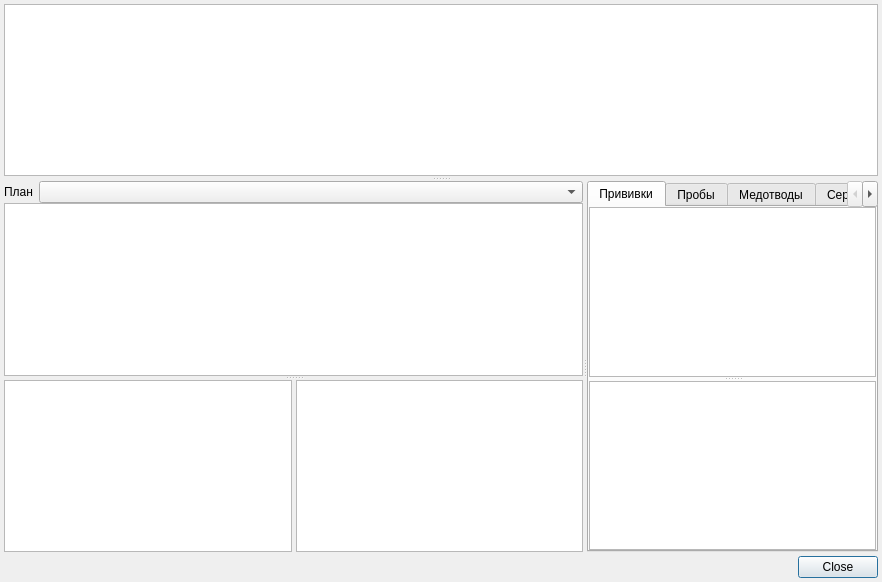
<?xml version="1.0" encoding="UTF-8"?>
<ui version="4.0">
 <class>ClientVaccinationCardDialog</class>
 <widget class="QDialog" name="ClientVaccinationCardDialog">
  <property name="geometry">
   <rect>
    <x>0</x>
    <y>0</y>
    <width>882</width>
    <height>582</height>
   </rect>
  </property>
  <property name="cursor">
   <cursorShape>ArrowCursor</cursorShape>
  </property>
  <property name="mouseTracking">
   <bool>false</bool>
  </property>
  <property name="windowTitle">
   <string>Dialog</string>
  </property>
  <layout class="QVBoxLayout" name="verticalLayout_9">
   <property name="spacing">
    <number>4</number>
   </property>
   <property name="leftMargin">
    <number>4</number>
   </property>
   <property name="topMargin">
    <number>4</number>
   </property>
   <property name="rightMargin">
    <number>4</number>
   </property>
   <property name="bottomMargin">
    <number>4</number>
   </property>
   <item>
    <widget class="QSplitter" name="splitter_5">
     <property name="orientation">
      <enum>Qt::Vertical</enum>
     </property>
     <property name="handleWidth">
      <number>5</number>
     </property>
     <property name="childrenCollapsible">
      <bool>false</bool>
     </property>
     <widget class="QWidget" name="pnlClientInfoBrowser" native="true">
      <property name="sizePolicy">
       <sizepolicy hsizetype="Preferred" vsizetype="Maximum">
        <horstretch>0</horstretch>
        <verstretch>0</verstretch>
       </sizepolicy>
      </property>
      <layout class="QVBoxLayout" name="verticalLayout_8">
       <property name="spacing">
        <number>0</number>
       </property>
       <property name="leftMargin">
        <number>0</number>
       </property>
       <property name="topMargin">
        <number>0</number>
       </property>
       <property name="rightMargin">
        <number>0</number>
       </property>
       <property name="bottomMargin">
        <number>0</number>
       </property>
       <item>
        <widget class="CTextBrowser" name="txtClientInfoBrowser">
         <property name="sizePolicy">
          <sizepolicy hsizetype="Expanding" vsizetype="Expanding">
           <horstretch>0</horstretch>
           <verstretch>0</verstretch>
          </sizepolicy>
         </property>
         <property name="minimumSize">
          <size>
           <width>0</width>
           <height>100</height>
          </size>
         </property>
         <property name="focusPolicy">
          <enum>Qt::ClickFocus</enum>
         </property>
         <property name="readOnly">
          <bool>true</bool>
         </property>
         <property name="html">
          <string>&lt;!DOCTYPE HTML PUBLIC &quot;-//W3C//DTD HTML 4.0//EN&quot; &quot;http://www.w3.org/TR/REC-html40/strict.dtd&quot;&gt;
&lt;html&gt;&lt;head&gt;&lt;meta name=&quot;qrichtext&quot; content=&quot;1&quot; /&gt;&lt;style type=&quot;text/css&quot;&gt;
p, li { white-space: pre-wrap; }
&lt;/style&gt;&lt;/head&gt;&lt;body style=&quot; font-family:'.AppleSystemUIFont'; font-size:13pt; font-weight:400; font-style:normal;&quot;&gt;
&lt;p style=&quot;-qt-paragraph-type:empty; margin-top:0px; margin-bottom:0px; margin-left:0px; margin-right:0px; -qt-block-indent:0; text-indent:0px; font-family:'MS Shell Dlg 2'; font-size:8pt;&quot;&gt;&lt;br /&gt;&lt;/p&gt;&lt;/body&gt;&lt;/html&gt;</string>
         </property>
         <property name="textInteractionFlags">
          <set>Qt::TextBrowserInteraction</set>
         </property>
        </widget>
       </item>
      </layout>
     </widget>
     <widget class="QWidget" name="pnlMain" native="true">
      <property name="sizePolicy">
       <sizepolicy hsizetype="Preferred" vsizetype="Expanding">
        <horstretch>0</horstretch>
        <verstretch>0</verstretch>
       </sizepolicy>
      </property>
      <layout class="QGridLayout" name="gridLayout">
       <property name="leftMargin">
        <number>0</number>
       </property>
       <property name="topMargin">
        <number>0</number>
       </property>
       <property name="rightMargin">
        <number>0</number>
       </property>
       <property name="bottomMargin">
        <number>0</number>
       </property>
       <property name="spacing">
        <number>0</number>
       </property>
       <item row="0" column="0">
        <widget class="QSplitter" name="splitter_2">
         <property name="orientation">
          <enum>Qt::Horizontal</enum>
         </property>
         <widget class="QWidget" name="pnlFilter" native="true">
          <layout class="QGridLayout" name="gridLayout_3">
           <property name="leftMargin">
            <number>0</number>
           </property>
           <property name="topMargin">
            <number>0</number>
           </property>
           <property name="rightMargin">
            <number>0</number>
           </property>
           <property name="bottomMargin">
            <number>0</number>
           </property>
           <property name="verticalSpacing">
            <number>0</number>
           </property>
           <item row="0" column="1">
            <widget class="CRBComboBox" name="cmbFilterVaccinationCalendar"/>
           </item>
           <item row="0" column="0">
            <widget class="QLabel" name="lblFilterVaccinationCalendar">
             <property name="sizePolicy">
              <sizepolicy hsizetype="Maximum" vsizetype="Preferred">
               <horstretch>0</horstretch>
               <verstretch>0</verstretch>
              </sizepolicy>
             </property>
             <property name="text">
              <string>План</string>
             </property>
            </widget>
           </item>
           <item row="2" column="0" colspan="2">
            <widget class="QSplitter" name="splitter">
             <property name="orientation">
              <enum>Qt::Vertical</enum>
             </property>
             <widget class="QWidget" name="pnlFilterInfection" native="true">
              <layout class="QVBoxLayout" name="verticalLayout">
               <property name="spacing">
                <number>0</number>
               </property>
               <property name="leftMargin">
                <number>0</number>
               </property>
               <property name="topMargin">
                <number>0</number>
               </property>
               <property name="rightMargin">
                <number>0</number>
               </property>
               <property name="bottomMargin">
                <number>0</number>
               </property>
               <item>
                <widget class="CRBCheckTableView" name="tblFilterInfection"/>
               </item>
              </layout>
             </widget>
             <widget class="QWidget" name="pnlFilterVaccineAndProbe" native="true">
              <layout class="QHBoxLayout" name="horizontalLayout">
               <property name="spacing">
                <number>4</number>
               </property>
               <property name="leftMargin">
                <number>0</number>
               </property>
               <property name="topMargin">
                <number>0</number>
               </property>
               <property name="rightMargin">
                <number>0</number>
               </property>
               <property name="bottomMargin">
                <number>0</number>
               </property>
               <item>
                <widget class="CRBCheckTableView" name="tblFilterVaccine"/>
               </item>
               <item>
                <widget class="CRBCheckTableView" name="tblFilterProbe"/>
               </item>
              </layout>
             </widget>
            </widget>
           </item>
          </layout>
         </widget>
         <widget class="QTabWidget" name="tabWidget">
          <property name="currentIndex">
           <number>0</number>
          </property>
          <widget class="QWidget" name="tabVaccination">
           <attribute name="title">
            <string>Прививки</string>
           </attribute>
           <layout class="QVBoxLayout" name="verticalLayout_4">
            <property name="spacing">
             <number>0</number>
            </property>
            <property name="leftMargin">
             <number>0</number>
            </property>
            <property name="topMargin">
             <number>0</number>
            </property>
            <property name="rightMargin">
             <number>0</number>
            </property>
            <property name="bottomMargin">
             <number>0</number>
            </property>
            <item>
             <widget class="QSplitter" name="tabVaccinationSplitter">
              <property name="orientation">
               <enum>Qt::Vertical</enum>
              </property>
              <widget class="QWidget" name="pnlVaccination" native="true">
               <layout class="QVBoxLayout" name="verticalLayout_2">
                <property name="spacing">
                 <number>0</number>
                </property>
                <property name="leftMargin">
                 <number>0</number>
                </property>
                <property name="topMargin">
                 <number>0</number>
                </property>
                <property name="rightMargin">
                 <number>0</number>
                </property>
                <property name="bottomMargin">
                 <number>0</number>
                </property>
                <item>
                 <widget class="CTableView" name="tblVaccination"/>
                </item>
               </layout>
              </widget>
              <widget class="QWidget" name="pnlVaccinationLeftoverSchema" native="true">
               <layout class="QVBoxLayout" name="verticalLayout_3">
                <property name="spacing">
                 <number>0</number>
                </property>
                <property name="leftMargin">
                 <number>0</number>
                </property>
                <property name="topMargin">
                 <number>0</number>
                </property>
                <property name="rightMargin">
                 <number>0</number>
                </property>
                <property name="bottomMargin">
                 <number>0</number>
                </property>
                <item>
                 <widget class="CTableView" name="tblVaccinationLeftOverSchema"/>
                </item>
               </layout>
              </widget>
             </widget>
            </item>
           </layout>
          </widget>
          <widget class="QWidget" name="tabProbe">
           <attribute name="title">
            <string>Пробы</string>
           </attribute>
           <layout class="QVBoxLayout" name="verticalLayout_7">
            <property name="spacing">
             <number>0</number>
            </property>
            <property name="leftMargin">
             <number>0</number>
            </property>
            <property name="topMargin">
             <number>0</number>
            </property>
            <property name="rightMargin">
             <number>0</number>
            </property>
            <property name="bottomMargin">
             <number>0</number>
            </property>
            <item>
             <widget class="QSplitter" name="tabProbeSplitter">
              <property name="orientation">
               <enum>Qt::Vertical</enum>
              </property>
              <widget class="QWidget" name="pnlProbe" native="true">
               <layout class="QVBoxLayout" name="verticalLayout_5">
                <property name="spacing">
                 <number>0</number>
                </property>
                <property name="leftMargin">
                 <number>0</number>
                </property>
                <property name="topMargin">
                 <number>0</number>
                </property>
                <property name="rightMargin">
                 <number>0</number>
                </property>
                <property name="bottomMargin">
                 <number>0</number>
                </property>
                <item>
                 <widget class="CTableView" name="tblProbe"/>
                </item>
               </layout>
              </widget>
              <widget class="QWidget" name="pnlProbeLeftoverSchema" native="true">
               <layout class="QVBoxLayout" name="verticalLayout_6">
                <property name="spacing">
                 <number>0</number>
                </property>
                <property name="leftMargin">
                 <number>0</number>
                </property>
                <property name="topMargin">
                 <number>0</number>
                </property>
                <property name="rightMargin">
                 <number>0</number>
                </property>
                <property name="bottomMargin">
                 <number>0</number>
                </property>
                <item>
                 <widget class="CTableView" name="tblProbeLeftoverSchema"/>
                </item>
               </layout>
              </widget>
             </widget>
            </item>
           </layout>
          </widget>
          <widget class="QWidget" name="tabMedicalExemption">
           <attribute name="title">
            <string>Медотводы</string>
           </attribute>
           <layout class="QVBoxLayout" name="verticalLayout_12">
            <property name="spacing">
             <number>0</number>
            </property>
            <property name="leftMargin">
             <number>0</number>
            </property>
            <property name="topMargin">
             <number>0</number>
            </property>
            <property name="rightMargin">
             <number>0</number>
            </property>
            <property name="bottomMargin">
             <number>0</number>
            </property>
            <item>
             <widget class="QSplitter" name="tabMedicalExemptionSplitter">
              <property name="orientation">
               <enum>Qt::Vertical</enum>
              </property>
              <widget class="QWidget" name="pnlMedicalExemption" native="true">
               <layout class="QVBoxLayout" name="verticalLayout_10">
                <property name="spacing">
                 <number>0</number>
                </property>
                <property name="leftMargin">
                 <number>0</number>
                </property>
                <property name="topMargin">
                 <number>0</number>
                </property>
                <property name="rightMargin">
                 <number>0</number>
                </property>
                <property name="bottomMargin">
                 <number>0</number>
                </property>
                <item>
                 <widget class="CTableView" name="tblMedicalExemption"/>
                </item>
               </layout>
              </widget>
              <widget class="QWidget" name="pnlMedicalExemptionInfections" native="true">
               <layout class="QVBoxLayout" name="verticalLayout_11">
                <property name="spacing">
                 <number>0</number>
                </property>
                <property name="leftMargin">
                 <number>0</number>
                </property>
                <property name="topMargin">
                 <number>0</number>
                </property>
                <property name="rightMargin">
                 <number>0</number>
                </property>
                <property name="bottomMargin">
                 <number>0</number>
                </property>
                <item>
                 <widget class="CTableView" name="tblMedicalExemptionInfections"/>
                </item>
               </layout>
              </widget>
             </widget>
            </item>
           </layout>
          </widget>
          <widget class="QWidget" name="tabCert">
           <attribute name="title">
            <string>Сертификат</string>
           </attribute>
           <layout class="QVBoxLayout" name="certLayout">
            <property name="spacing">
             <number>0</number>
            </property>
            <property name="leftMargin">
             <number>0</number>
            </property>
            <property name="topMargin">
             <number>0</number>
            </property>
            <property name="rightMargin">
             <number>0</number>
            </property>
            <property name="bottomMargin">
             <number>0</number>
            </property>
           </layout>
          </widget>
          <widget class="QWidget" name="tabPlanning">
           <attribute name="title">
            <string>Планирование</string>
           </attribute>
           <layout class="QVBoxLayout" name="planningLayout">
            <property name="spacing">
             <number>0</number>
            </property>
            <property name="leftMargin">
             <number>0</number>
            </property>
            <property name="topMargin">
             <number>0</number>
            </property>
            <property name="rightMargin">
             <number>0</number>
            </property>
            <property name="bottomMargin">
             <number>0</number>
            </property>
           </layout>
          </widget>
         </widget>
        </widget>
       </item>
      </layout>
     </widget>
    </widget>
   </item>
   <item>
    <widget class="QDialogButtonBox" name="buttonBox">
     <property name="orientation">
      <enum>Qt::Horizontal</enum>
     </property>
     <property name="standardButtons">
      <set>QDialogButtonBox::Close</set>
     </property>
    </widget>
   </item>
  </layout>
 </widget>
 <customwidgets>
  <customwidget>
   <class>CTableView</class>
   <extends>QTableView</extends>
   <header>library/TableView.h</header>
  </customwidget>
  <customwidget>
   <class>CRBComboBox</class>
   <extends>QComboBox</extends>
   <header>library/crbcombobox.h</header>
  </customwidget>
  <customwidget>
   <class>CTextBrowser</class>
   <extends>QTextBrowser</extends>
   <header>library/TextBrowser.h</header>
  </customwidget>
  <customwidget>
   <class>CRBCheckTableView</class>
   <extends>QTableView</extends>
   <header>library/RBCheckTable.h</header>
  </customwidget>
 </customwidgets>
 <tabstops>
  <tabstop>cmbFilterVaccinationCalendar</tabstop>
  <tabstop>tblFilterInfection</tabstop>
  <tabstop>tblFilterVaccine</tabstop>
  <tabstop>tblFilterProbe</tabstop>
  <tabstop>tabWidget</tabstop>
  <tabstop>tblVaccination</tabstop>
  <tabstop>tblVaccinationLeftOverSchema</tabstop>
  <tabstop>tblProbe</tabstop>
  <tabstop>tblProbeLeftoverSchema</tabstop>
  <tabstop>tblMedicalExemption</tabstop>
  <tabstop>tblMedicalExemptionInfections</tabstop>
  <tabstop>buttonBox</tabstop>
 </tabstops>
 <resources/>
 <connections>
  <connection>
   <sender>buttonBox</sender>
   <signal>accepted()</signal>
   <receiver>ClientVaccinationCardDialog</receiver>
   <slot>accept()</slot>
   <hints>
    <hint type="sourcelabel">
     <x>252</x>
     <y>453</y>
    </hint>
    <hint type="destinationlabel">
     <x>157</x>
     <y>274</y>
    </hint>
   </hints>
  </connection>
  <connection>
   <sender>buttonBox</sender>
   <signal>rejected()</signal>
   <receiver>ClientVaccinationCardDialog</receiver>
   <slot>reject()</slot>
   <hints>
    <hint type="sourcelabel">
     <x>320</x>
     <y>453</y>
    </hint>
    <hint type="destinationlabel">
     <x>286</x>
     <y>274</y>
    </hint>
   </hints>
  </connection>
 </connections>
</ui>
